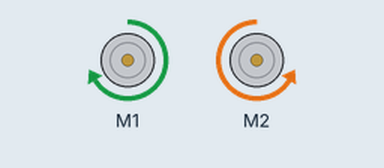
Bench run of a sketch on a simulated Arduino Uno, built with avr-gcc and run on an emulated ATmega328P. On the bench: 2 × DC motor (green arrow = forward, orange = backward, longer = faster). What the sketch prints to the serial monitor is not drawn.

Above: at 0.1 s.
Timing chart, 0 to 1.6 s (numbered marks = the images above):
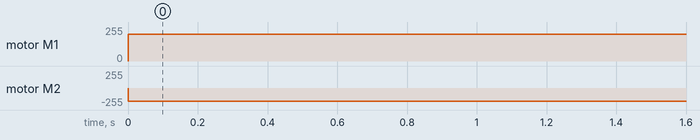

The sketch:

Test_Motores.ino
```cpp
// (licence header left out)
#include <AFMotor.h>

AF_DCMotor motor1(1);
AF_DCMotor motor2(2);

void setup() {
  Serial.begin(9600);           // set up Serial library at 9600 bps
  Serial.println("Motor test!");

  // turn on motor
  motor1.setSpeed(200);
  motor1.run(RELEASE);

  motor2.setSpeed(200);
  motor2.run(RELEASE);
}

void loop() {
  uint8_t i;

  Serial.print("tick");

  motor1.run(FORWARD);
  motor2.run(BACKWARD);
  /*for (i=0; i<255; i++) {
    motor1.setSpeed(i);
    motor2.setSpeed(i);
    delay(10);
 }

  for (i=255; i!=0; i--) {
    motor1.setSpeed(i);
    motor2.setSpeed(i);
    delay(10);
 }

  Serial.print("tock");

  motor1.run(BACKWARD);
  motor2.run(FORWARD);
  for (i=0; i<255; i++) {
    motor1.setSpeed(i);
    motor2.setSpeed(i);
    delay(10);
 }

  for (i=255; i!=0; i--) {
    motor1.setSpeed(i);
    motor2.setSpeed(i);
    delay(10);
 }

  Serial.print("tech");
  motor1.run(RELEASE);
  motor2.run(RELEASE);
  delay(1000);*/

}
```

Measured:
- by itself, motor M1: stopped → forward 200/255 at 0.00 s
- by itself, motor M2: stopped → backward 200/255 at 0.00 s
